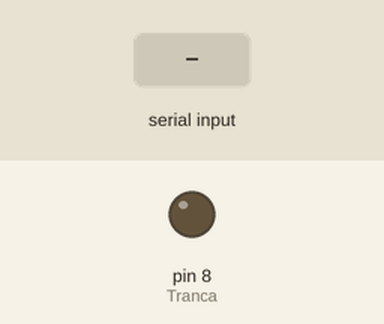
Simulated run of this sketch. Board: Arduino Uno, built with avr-gcc and run on an emulated ATmega328P. On the bench: output pins drawn as LEDs (lit = HIGH). The test bench sets the inputs (shaded band).

Above: at 1.2 s.
1.3 s: "1" received over Serial
At 2.3 s:
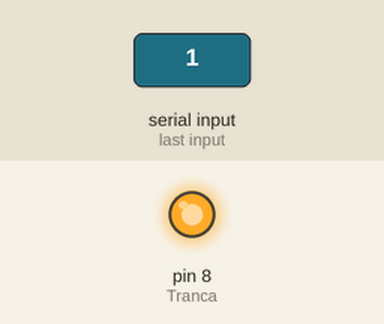
Timing chart, 0 to 7.8 s (numbered marks = the images above; inputs shaded):
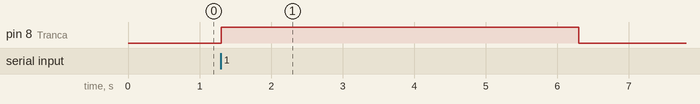

The sketch:

sketch_apr12a.ino
```cpp
const int Tranca = 8;
char comando;

void setup() {
  pinMode(Tranca, OUTPUT);
  Serial.begin(9600);
}

void loop() {
  if (Serial.available() > 0) {
    comando = Serial.read();

    if (comando == '1') {
      digitalWrite(Tranca, HIGH);  // abre a tranca
      delay(5000);                 // mantém aberta por 5 segundos
      digitalWrite(Tranca, LOW);   // fecha a tranca
    }
    else digitalWrite(Tranca,LOW);
  }
}
```

Measured:
- after the input at 1.3 s, pin 8 (Tranca): LOW → HIGH at once, → LOW 5.0 s later
